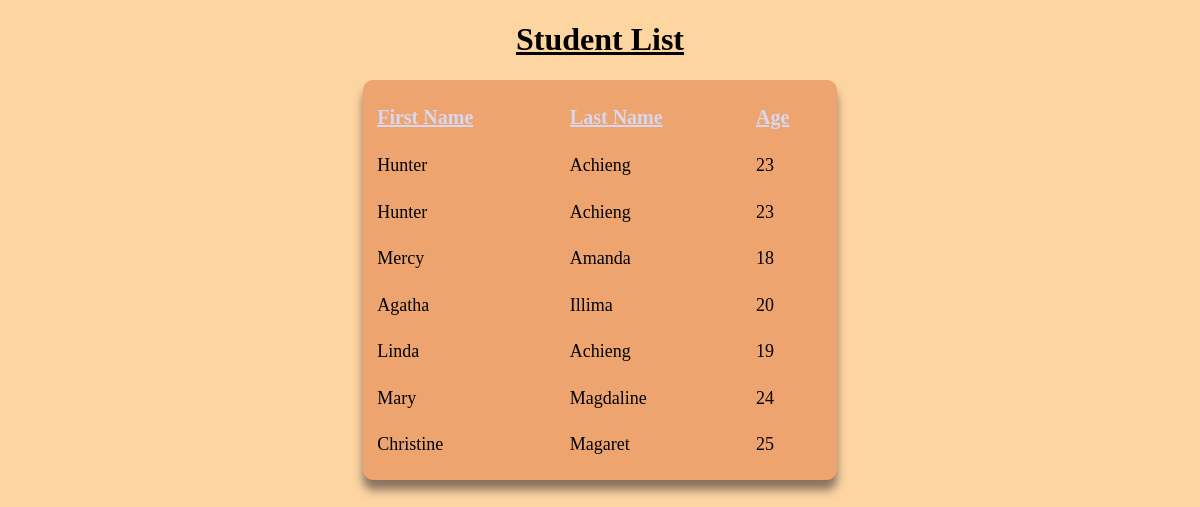
The page /student/list/ on the database its author committed.
### student/models.py (models this page shows)
class Student(models.Model):
    first_name = models.CharField(max_length=12)
    last_name = models.CharField(max_length=20)
    gender_choice =((u'F',u'Female'),(u'M',u'Male'),(u'O',u'Others'))
    gender = models.CharField(max_length=10,choices=gender_choice)
    age = models.PositiveSmallIntegerField(default=None)
    date_of_birth = models.DateField(default=None)
    classes_name = models.CharField(max_length =10, default=None,null=True, blank=True)
    image = models.ImageField(default=None,upload_to= "images/")
    nationality_choice = ((u'K',u'Kenyan'),(u'U',u'Ugandan'),(u'R',u'Rwandan'),(u'S',u'Sudan'),(u'S',u'South Sudan'))
    nationality = models.CharField(max_length=10,choices=nationality_choice,default=None)
    national_id = models.CharField(max_length=20, default=None)
    email = models.EmailField(default=None)
    phone_number = models.CharField(max_length=14, default=None)
    medical_record = models.FileField(default=None, upload_to="files/")
    city =models.CharField(max_length=15, default=None)
    academic_year = models.BigIntegerField(default=None)
    guardian_name = models.CharField(max_length= 20, default=None)
    guardian_contact = models.CharField(max_length=14, default=None)
    admission_date = models.DateField(default=None)
    room_no = models.SmallIntegerField(default=None, null=True, blank=True)
    laptop_serial_number = models.CharField(max_length=20,null=True, blank=True)

### student/views.py (the view)
# urls.py: path("list/",student_list, name="list"),
def student_list(request):
    students = Student.objects.all()
    return render(request,"student_list.html", {"students":students})

### student/templates/student_list.html (shortened to what this page needs)
<!DOCTYPE html>
<html lang="en">
<head>
</head>
<body>
    <h1>Student List</h1>
    <table>
        <tr>
            <th>First Name</th>
            <th>Last Name</th>
            <th>Age</th>
        </tr>
        {% for student in students %}
        <tr>
            <td>{{student.first_name}}</td>
                <td>{{student.last_name}}</td>
                <td>{{student.age}}</td>
        </tr>
        {%endfor%}
    </table>
</body>
</html>

### student/templates/student_list.html (style rules this page uses)
body { background-color: rgb(253, 213, 161); }
h1 { text-align: center; text-decoration: underline; }
table { width: 40%; border: 1px groove rgb(238, 164, 111); text-align: left; height: 400px; margin-left: 30%; padding: 10px; font-size: 18px; background-color: rgb(238, 164, 111); box-shadow: 0px 10px 10px rgb(138, 113, 96); border-radius: 10px; }
tr th { text-decoration: underline; color: rgb(215, 215, 240); font-size: 20px; }

### rows shown on the page
Student: first_name "Hunter", last_name "Achieng", age "23"
Student: first_name "Hunter", last_name "Achieng", age "23"
Student: first_name "Mercy", last_name "Amanda", age "18"
Student: first_name "Agatha", last_name "Illima", age "20"
Student: first_name "Linda", last_name "Achieng", age "19"
Student: first_name "Mary", last_name "Magdaline", age "24"
Student: first_name "Christine", last_name "Magaret", age "25"
